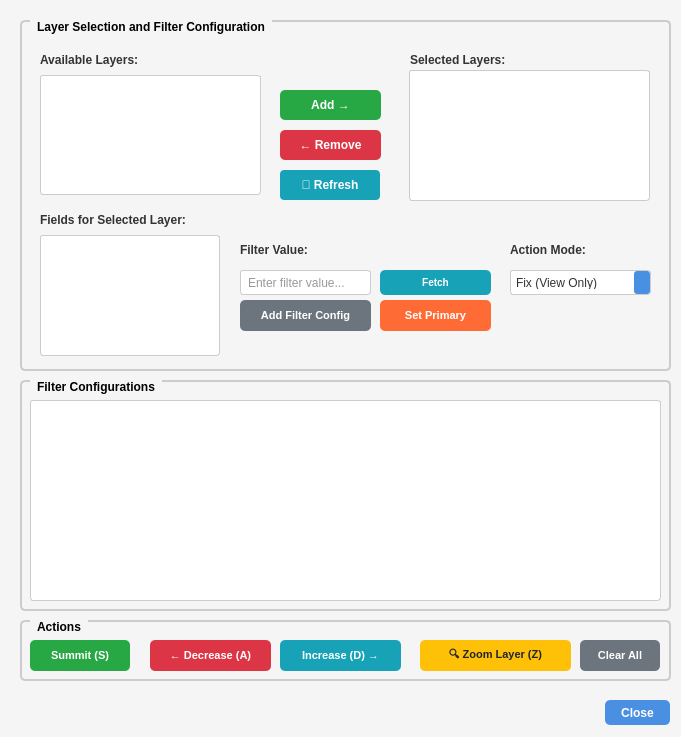
<?xml version="1.0" encoding="UTF-8"?>
<ui version="4.0">
 <class>QcomboLayerDialogBase</class>
 <widget class="QDialog" name="QcomboLayerDialogBase">
  <property name="geometry">
   <rect>
    <x>0</x>
    <y>0</y>
    <width>681</width>
    <height>737</height>
   </rect>
  </property>
  <property name="minimumSize">
   <size>
    <width>600</width>
    <height>530</height>
   </size>
  </property>
  <property name="windowTitle">
   <string>QcomboLayer - Multi Layer Filter Tool</string>
  </property>
  <property name="styleSheet">
   <string notr="true">QDialog {
    background-color: #f5f5f5;
}
QGroupBox {
    font-weight: bold;
    border: 2px solid #cccccc;
    border-radius: 5px;
    margin-top: 1ex;
    padding-top: 10px;
}
QGroupBox::title {
    subcontrol-origin: margin;
    left: 10px;
    padding: 0 5px 0 5px;
}
QLabel {
    font-weight: bold;
    color: #333333;
}
QComboBox, QLineEdit {
    border: 1px solid #cccccc;
    border-radius: 3px;
    padding: 5px;
    background-color: white;
    color: #333333;
}
QComboBox:focus, QLineEdit:focus {
    border: 2px solid #4a90e2;
}
QComboBox::drop-down {
    border: none;
    background-color: #4a90e2;
    border-radius: 3px;
}
QComboBox::down-arrow {
    image: none;
    border: none;
    width: 12px;
    height: 12px;
}
QComboBox QAbstractItemView {
    background-color: white;
    color: #333333;
    selection-background-color: #4a90e2;
    selection-color: white;
    border: 1px solid #cccccc;
}
QPushButton {
    background-color: #4a90e2;
    color: white;
    border: none;
    border-radius: 5px;
    padding: 8px 16px;
    font-weight: bold;
}
QPushButton:hover {
    background-color: #357abd;
}
QPushButton:pressed {
    background-color: #2968a3;
}
QListWidget {
    border: 1px solid #cccccc;
    border-radius: 3px;
    background-color: white;
    alternate-background-color: #f9f9f9;
}
QListWidget::item {
    padding: 5px;
    border-bottom: 1px solid #eeeeee;
}
QListWidget::item:selected {
    background-color: #4a90e2;
    color: white;
}</string>
  </property>
  <widget class="QGroupBox" name="layer_filter_group">
   <property name="geometry">
    <rect>
     <x>20</x>
     <y>20</y>
     <width>651</width>
     <height>351</height>
    </rect>
   </property>
   <property name="title">
    <string>Layer Selection and Filter Configuration</string>
   </property>
   <widget class="QLabel" name="available_layers_label">
    <property name="geometry">
     <rect>
      <x>20</x>
      <y>30</y>
      <width>120</width>
      <height>20</height>
     </rect>
    </property>
    <property name="text">
     <string>Available Layers:</string>
    </property>
   </widget>
   <widget class="QListWidget" name="available_layers_list">
    <property name="geometry">
     <rect>
      <x>20</x>
      <y>55</y>
      <width>221</width>
      <height>120</height>
     </rect>
    </property>
    <property name="selectionMode">
     <enum>QAbstractItemView::MultiSelection</enum>
    </property>
   </widget>
   <widget class="QPushButton" name="refresh_layers_button">
    <property name="geometry">
     <rect>
      <x>260</x>
      <y>150</y>
      <width>100</width>
      <height>30</height>
     </rect>
    </property>
    <property name="styleSheet">
     <string notr="true">QPushButton {
      background-color: #17a2b8;
      color: white;
      border: none;
      border-radius: 4px;
      font-size: 12px;
      font-weight: bold;
     }
     QPushButton:hover {
      background-color: #0056b3;
     }
     QPushButton:pressed {
      background-color: #004085;
     }</string>
    </property>
    <property name="text">
     <string>🔄 Refresh</string>
    </property>
   </widget>
   <widget class="QPushButton" name="add_layer_button">
    <property name="geometry">
     <rect>
      <x>260</x>
      <y>70</y>
      <width>101</width>
      <height>30</height>
     </rect>
    </property>
    <property name="styleSheet">
     <string notr="true">QPushButton {
      background-color: #28a745;
      font-size: 12px;
     }
     QPushButton:hover {
      background-color: #218838;
     }</string>
    </property>
    <property name="text">
     <string>Add →</string>
    </property>
   </widget>
   <widget class="QPushButton" name="remove_layer_button">
    <property name="geometry">
     <rect>
      <x>260</x>
      <y>110</y>
      <width>101</width>
      <height>30</height>
     </rect>
    </property>
    <property name="styleSheet">
     <string notr="true">QPushButton {
      background-color: #dc3545;
      font-size: 12px;
     }
     QPushButton:hover {
      background-color: #c82333;
     }</string>
    </property>
    <property name="text">
     <string>← Remove</string>
    </property>
   </widget>
   <widget class="QLabel" name="selected_layers_label">
    <property name="geometry">
     <rect>
      <x>390</x>
      <y>30</y>
      <width>150</width>
      <height>20</height>
     </rect>
    </property>
    <property name="text">
     <string>Selected Layers:</string>
    </property>
   </widget>
   <widget class="QListWidget" name="selected_layers_list">
    <property name="geometry">
     <rect>
      <x>389</x>
      <y>50</y>
      <width>241</width>
      <height>131</height>
     </rect>
    </property>
   </widget>
   <widget class="QLabel" name="field_label">
    <property name="geometry">
     <rect>
      <x>20</x>
      <y>190</y>
      <width>150</width>
      <height>20</height>
     </rect>
    </property>
    <property name="text">
     <string>Fields for Selected Layer:</string>
    </property>
   </widget>
   <widget class="QListWidget" name="fields_list">
    <property name="geometry">
     <rect>
      <x>20</x>
      <y>215</y>
      <width>180</width>
      <height>121</height>
     </rect>
    </property>
    <property name="selectionMode">
     <enum>QAbstractItemView::SingleSelection</enum>
    </property>
   </widget>
   <widget class="QLabel" name="filter_value_label">
    <property name="geometry">
     <rect>
      <x>220</x>
      <y>220</y>
      <width>100</width>
      <height>20</height>
     </rect>
    </property>
    <property name="text">
     <string>Filter Value:</string>
    </property>
   </widget>
   <widget class="QLineEdit" name="filter_input">
    <property name="geometry">
     <rect>
      <x>220</x>
      <y>250</y>
      <width>131</width>
      <height>25</height>
     </rect>
    </property>
    <property name="placeholderText">
     <string>Enter filter value...</string>
    </property>
   </widget>
   <widget class="QPushButton" name="fetch_min_button">
    <property name="geometry">
     <rect>
      <x>360</x>
      <y>250</y>
      <width>111</width>
      <height>25</height>
     </rect>
    </property>
    <property name="styleSheet">
     <string notr="true">QPushButton {
      background-color: #17a2b8;
      color: white;
      font-size: 10px;
     }
     QPushButton:hover {
      background-color: #138496;
     }</string>
    </property>
    <property name="text">
     <string>Fetch</string>
    </property>
   </widget>
   <widget class="QLabel" name="action_label">
    <property name="geometry">
     <rect>
      <x>490</x>
      <y>220</y>
      <width>100</width>
      <height>20</height>
     </rect>
    </property>
    <property name="text">
     <string>Action Mode:</string>
    </property>
   </widget>
   <widget class="QComboBox" name="action_combo">
    <property name="geometry">
     <rect>
      <x>490</x>
      <y>250</y>
      <width>141</width>
      <height>25</height>
     </rect>
    </property>
    <item>
     <property name="text">
      <string>Fix (View Only)</string>
     </property>
    </item>
    <item>
     <property name="text">
      <string>Flex (View&amp;Move)</string>
     </property>
    </item>
   </widget>
   <widget class="QPushButton" name="add_filter_button">
    <property name="geometry">
     <rect>
      <x>220</x>
      <y>280</y>
      <width>131</width>
      <height>31</height>
     </rect>
    </property>
    <property name="styleSheet">
     <string notr="true">QPushButton {
      background-color: #6c757d;
      font-size: 11px;
     }
     QPushButton:hover {
      background-color: #5a6268;
     }</string>
    </property>
    <property name="text">
     <string>Add Filter Config</string>
    </property>
   </widget>
   <widget class="QPushButton" name="set_primary_button">
    <property name="geometry">
     <rect>
      <x>360</x>
      <y>280</y>
      <width>111</width>
      <height>31</height>
     </rect>
    </property>
    <property name="styleSheet">
     <string notr="true">QPushButton {
      background-color: #ff6b35;
      color: white;
      font-size: 11px;
     }
     QPushButton:hover {
      background-color: #e55a2b;
     }</string>
    </property>
    <property name="text">
     <string>Set Primary</string>
    </property>
   </widget>
  </widget>
  <widget class="QGroupBox" name="configurations_group">
   <property name="geometry">
    <rect>
     <x>20</x>
     <y>380</y>
     <width>651</width>
     <height>231</height>
    </rect>
   </property>
   <property name="title">
    <string>Filter Configurations</string>
   </property>
   <widget class="QListWidget" name="configurations_list">
    <property name="geometry">
     <rect>
      <x>10</x>
      <y>20</y>
      <width>631</width>
      <height>201</height>
     </rect>
    </property>
   </widget>
  </widget>
  <widget class="QGroupBox" name="action_group">
   <property name="geometry">
    <rect>
     <x>20</x>
     <y>620</y>
     <width>651</width>
     <height>61</height>
    </rect>
   </property>
   <property name="title">
    <string>Actions</string>
   </property>
   <widget class="QPushButton" name="apply_button">
    <property name="geometry">
     <rect>
      <x>10</x>
      <y>20</y>
      <width>100</width>
      <height>31</height>
     </rect>
    </property>
    <property name="styleSheet">
     <string notr="true">QPushButton {
      background-color: #28a745;
      font-size: 11px;
     }
     QPushButton:hover {
      background-color: #218838;
     }</string>
    </property>
    <property name="text">
     <string>Summit (S)</string>
    </property>
   </widget>
   <widget class="QPushButton" name="zoom_to_features_button">
    <property name="geometry">
     <rect>
      <x>400</x>
      <y>20</y>
      <width>151</width>
      <height>31</height>
     </rect>
    </property>
    <property name="styleSheet">
     <string notr="true">QPushButton {
      background-color: #ffc107;
      color: #212529;
      font-size: 11px;
     }
     QPushButton:hover {
      background-color: #e0a800;
     }</string>
    </property>
    <property name="text">
     <string>🔍 Zoom Layer (Z)</string>
    </property>
   </widget>
   <widget class="QPushButton" name="clear_filters_button">
    <property name="geometry">
     <rect>
      <x>560</x>
      <y>20</y>
      <width>80</width>
      <height>31</height>
     </rect>
    </property>
    <property name="styleSheet">
     <string notr="true">QPushButton {
      background-color: #6c757d;
      font-size: 11px;
     }
     QPushButton:hover {
      background-color: #5a6268;
     }</string>
    </property>
    <property name="text">
     <string>Clear All</string>
    </property>
   </widget>
   <widget class="QPushButton" name="right_arrow">
    <property name="geometry">
     <rect>
      <x>260</x>
      <y>20</y>
      <width>121</width>
      <height>31</height>
     </rect>
    </property>
    <property name="styleSheet">
     <string notr="true">QPushButton {
      background-color: #17a2b8;
      font-size: 11px;
     }
     QPushButton:hover {
      background-color: #138496;
     }</string>
    </property>
    <property name="text">
     <string>Increase (D) →</string>
    </property>
   </widget>
   <widget class="QPushButton" name="left_arrow">
    <property name="geometry">
     <rect>
      <x>130</x>
      <y>20</y>
      <width>121</width>
      <height>31</height>
     </rect>
    </property>
    <property name="styleSheet">
     <string notr="true">QPushButton {
      background-color: #dc3545;
      font-size: 11px;
     }
     QPushButton:hover {
      background-color: #c82333;
     }</string>
    </property>
    <property name="text">
     <string>← Decrease (A)</string>
    </property>
   </widget>
  </widget>
  <widget class="QDialogButtonBox" name="button_box">
   <property name="geometry">
    <rect>
     <x>570</x>
     <y>700</y>
     <width>100</width>
     <height>25</height>
    </rect>
   </property>
   <property name="orientation">
    <enum>Qt::Horizontal</enum>
   </property>
   <property name="standardButtons">
    <set>QDialogButtonBox::Close</set>
   </property>
  </widget>
 </widget>
 <resources/>
 <connections>
  <connection>
   <sender>button_box</sender>
   <signal>rejected()</signal>
   <receiver>QcomboLayerDialogBase</receiver>
   <slot>reject()</slot>
   <hints>
    <hint type="sourcelabel">
     <x>20</x>
     <y>20</y>
    </hint>
    <hint type="destinationlabel">
     <x>20</x>
     <y>20</y>
    </hint>
   </hints>
  </connection>
 </connections>
</ui>
